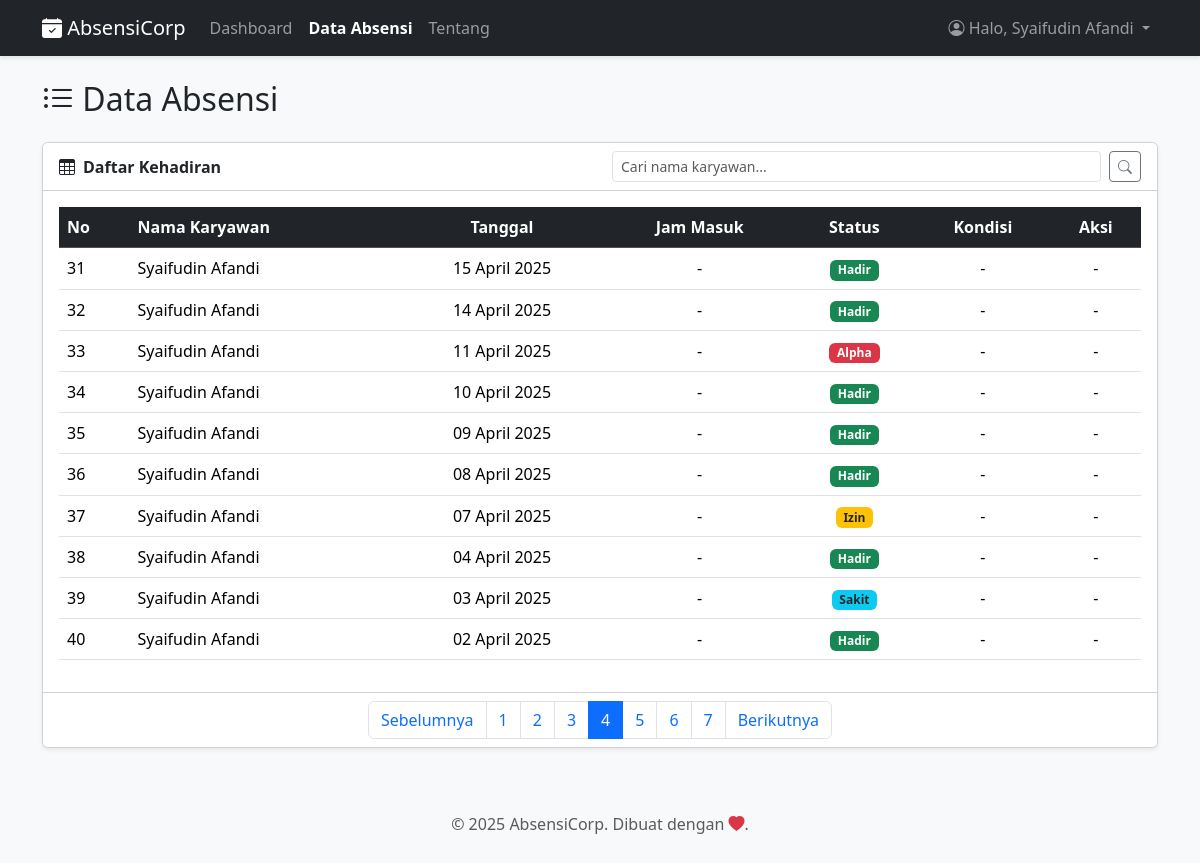
Page /halaman/absensi.php?&halaman=4 (signed in) on the earlier database version.
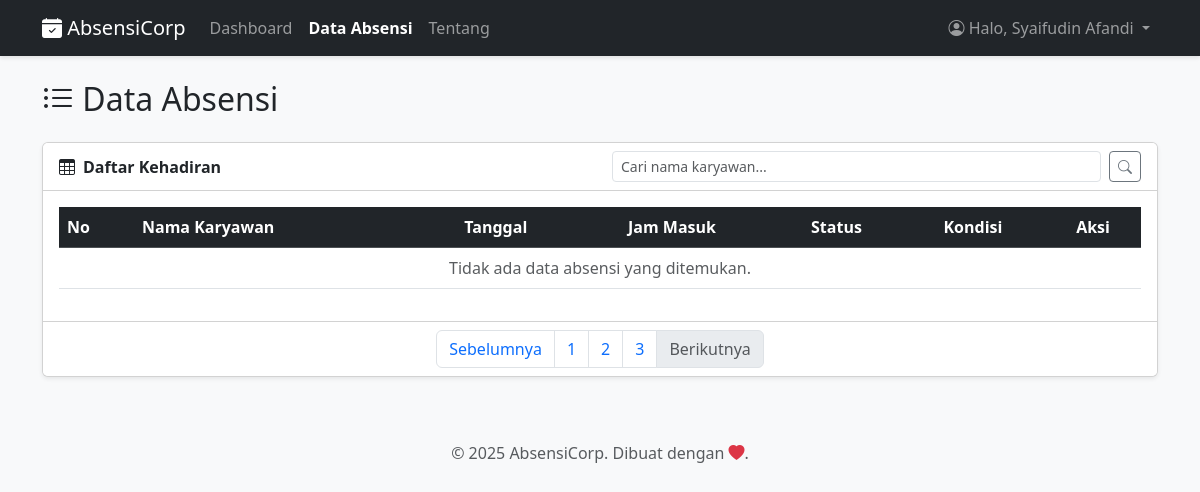
Same page on the later database version.
### tables this page shows
CREATE TABLE `absensi` (
  `id` int(11) NOT NULL,
  `user_id` int(11) NOT NULL,
  `nama` varchar(100) NOT NULL,
  `tanggal` date NOT NULL,
  `jam_masuk` time DEFAULT NULL,
  `status` enum('Hadir','Izin','Sakit','Alpha') NOT NULL,
  `kondisi_masuk` enum('Tepat Waktu','Terlambat') DEFAULT NULL,
  `bukti_file` varchar(255) DEFAULT NULL
);

CREATE TABLE `users` (
  `id` int(11) NOT NULL,
  `username` varchar(50) NOT NULL,
  `password` varchar(255) NOT NULL,
  `role` varchar(255) NOT NULL DEFAULT 'karyawan'
);

### fungsi/proses_absensi.php (called while the page is built, shortened)
<?php
require_once '../config/config.php';
$page_title = "Data Absensi";
$batas = 10;
$halaman = isset($_GET['halaman']) && is_numeric($_GET['halaman']) ? (int)$_GET['halaman'] : 1;
$mulai = ($halaman > 0) ? (($halaman - 1) * $batas) : 0;
$where_parts = [];
$params = [];
$types = '';
if ($_SESSION['role'] == 'karyawan') {
    $where_parts[] = "absensi.user_id = ?";
    $params[] = $_SESSION['user_id'];
    $types .= 'i';
}
$where_clause = '';
if (!empty($where_parts)) {
    $where_clause = ' WHERE ' . implode(' AND ', $where_parts);
}
$sql_data = "SELECT absensi.id, absensi.user_id, absensi.nama, absensi.tanggal, absensi.jam_masuk, absensi.status, absensi.kondisi_masuk, users.username
             FROM absensi
             LEFT JOIN users ON absensi.user_id = users.id"
            . $where_clause . " ORDER BY absensi.tanggal DESC, absensi.id DESC LIMIT ?, ?";
$params_for_data_query = $params;
$params_for_data_query[] = $mulai;
$params_for_data_query[] = $batas;
$types_for_data_query = $types . 'ii';
$stmt = $conn->prepare($sql_data);
if ($stmt) {
    if (!empty($types_for_data_query)) {
        $bind_args = array_merge([$types_for_data_query], $params_for_data_query);
        $refs = [];
        foreach ($bind_args as $key => $value) {
            $refs[$key] = &$bind_args[$key];
        }
        call_user_func_array([$stmt, 'bind_param'], $refs);
    }
    $stmt->execute();
    $result = $stmt->get_result();
} else {
    error_log("Gagal mempersiapkan statement utama: " . $conn->error);
    $result = new stdClass();
    $result->num_rows = 0;
}
$sql_hitung = "SELECT COUNT(absensi.id) AS total FROM absensi LEFT JOIN users ON absensi.user_id = users.id" . $where_clause;
$stmt_hitung = $conn->prepare($sql_hitung);
if ($stmt_hitung) {
    if(!empty($types)) {
        $stmt_hitung->bind_param($types, ...$params);
    }
    $stmt_hitung->execute();
    $total_result = $stmt_hitung->get_result()->fetch_assoc();
    $total = $total_result['total'] ?? 0;
    $jumlahHalaman = ceil($total / $batas);
} else {
    error_log("Gagal mempersiapkan statement hitung: " . $conn->error);
}
?>

### halaman/absensi.php (the view, shortened to what the changed rows need)
<?php
require_once '../fungsi/proses_absensi.php';
include '../includes/header.php';
?>
<div class="d-flex justify-content-between align-items-center mb-4">
    <h2 class="m-0"><i class="bi bi-list-ul"></i> <?php echo htmlspecialchars($page_title); ?></h2>
</div>
<div class="card shadow-sm">
    <div class="card-body">
        <div class="table-responsive">
            <table class="table table-hover align-middle">
                <thead class="table-dark">
                    <tr>
                        <th>No</th>
                        <th>Nama Karyawan</th>
                        <th class="text-center">Tanggal</th>
                        <th class="text-center">Jam Masuk</th>
                        <th class="text-center">Status</th>
                        <th class="text-center">Kondisi</th>
                        <th class="text-center">Aksi</th>
                    </tr>
                </thead>
                <tbody>
                    <?php
                    $no = $mulai + 1;
                    if ($result->num_rows > 0) {
                        while ($row = $result->fetch_assoc()) {
                            $status_color = 'secondary';
                            if ($row['status'] == 'Hadir') $status_color = 'success';
                            else if ($row['status'] == 'Izin') $status_color = 'warning text-dark';
                            else if ($row['status'] == 'Sakit') $status_color = 'info text-dark';
                            else if ($row['status'] == 'Alpha') $status_color = 'danger';
                            $kondisi_badge = '-';
                            echo "<tr>
                                <td>{$no}</td>
                                <td>" . htmlspecialchars($row['username'] ?? $row['nama']) . "</td>
                                <td class='text-center'>" . date('d F Y', strtotime($row['tanggal'])) . "</td>
                                <td class='text-center'>" . ($row['jam_masuk'] ? date('H:i', strtotime($row['jam_masuk'])) : '-') . "</td>
                                <td class='text-center'><span class='badge bg-{$status_color}'>" . htmlspecialchars($row['status']) . "</span></td>
                                <td class='text-center'>{$kondisi_badge}</td>
                                <td class='text-center'>";
                                if ($_SESSION['role'] == 'admin') {
                                    echo "<a href='edit_absensi.php?id={$row['id']}' class='btn btn-warning btn-sm me-1' title='Edit'><i class='bi bi-pencil-square'></i></a>
                                          <button type='button' class='btn btn-danger btn-sm delete-btn' title='Hapus' data-bs-toggle='modal' data-bs-target='#deleteModal' data-id='{$row['id']}' data-nama='" . htmlspecialchars($row['username'] ?? $row['nama']) . "'>
                                              <i class='bi bi-trash-fill'></i>
                                          </button>";
                                } else { echo "-"; }
                                echo "</td>
                            </tr>";
                            $no++;
                        }
                    } else { echo "<tr><td colspan='7' class='text-center text-muted'>Tidak ada data absensi yang ditemukan.</td></tr>"; }
                    ?>
                </tbody>
            </table>
        </div>
    </div>
    <div class="card-footer bg-white">
        <?php
        if ($jumlahHalaman > 1) {
            $parameter_lainnya = [];
            $parameter_query = http_build_query($parameter_lainnya);
            $url_awal = 'absensi.php?' . $parameter_query . '&halaman=';
            echo '<nav aria-label="Navigasi Halaman"><ul class="pagination justify-content-center m-0">';
            $disabled_sebelumnya = ($halaman <= 1) ? "disabled" : "";
            $halaman_sebelumnya = $halaman - 1;
            echo "<li class='page-item {$disabled_sebelumnya}'><a class='page-link' href='{$url_awal}{$halaman_sebelumnya}'>Sebelumnya</a></li>";
            $jarak = 2;
            $mulai_loop = max(1, $halaman - $jarak);
            $selesai_loop = min($jumlahHalaman, $halaman + $jarak);
            if ($mulai_loop > 1) {
                echo "<li class='page-item'><a class='page-link' href='{$url_awal}1'>1</a></li>";
            }
            for ($i = $mulai_loop; $i <= $selesai_loop; $i++) {
                $active_class = ($i == $halaman) ? "active" : "";
                echo "<li class='page-item {$active_class}'><a class='page-link' href='{$url_awal}{$i}'>{$i}</a></li>";
            }
            if ($selesai_loop < $jumlahHalaman) {
                echo "<li class='page-item'><a class='page-link' href='{$url_awal}{$jumlahHalaman}'>{$jumlahHalaman}</a></li>";
            }
            $disabled_berikutnya = ($halaman >= $jumlahHalaman) ? "disabled" : "";
            $halaman_berikutnya = $halaman + 1;
            echo "<li class='page-item {$disabled_berikutnya}'><a class='page-link' href='{$url_awal}{$halaman_berikutnya}'>Berikutnya</a></li>";
            echo '</ul></nav>';
        }
        ?>
    </div>
</div>
<?php
include '../includes/footer.php';
?>

Differences in the rows shown:
removed absensi: user.username "Syaifudin Afandi", tanggal "15 April 2025", status "Hadir", kondisi_badge "-"
removed absensi: user.username "Syaifudin Afandi", tanggal "14 April 2025", status "Hadir", kondisi_badge "-"
removed absensi: user.username "Syaifudin Afandi", tanggal "11 April 2025", status "Alpha", kondisi_badge "-"
removed absensi: user.username "Syaifudin Afandi", tanggal "10 April 2025", status "Hadir", kondisi_badge "-"
removed absensi: user.username "Syaifudin Afandi", tanggal "09 April 2025", status "Hadir", kondisi_badge "-"
removed absensi: user.username "Syaifudin Afandi", tanggal "08 April 2025", status "Hadir", kondisi_badge "-"
removed absensi: user.username "Syaifudin Afandi", tanggal "07 April 2025", status "Izin", kondisi_badge "-"
removed absensi: user.username "Syaifudin Afandi", tanggal "04 April 2025", status "Hadir", kondisi_badge "-"
removed absensi: user.username "Syaifudin Afandi", tanggal "03 April 2025", status "Sakit", kondisi_badge "-"
removed absensi: user.username "Syaifudin Afandi", tanggal "02 April 2025", status "Hadir", kondisi_badge "-"
Other differences:
$jumlahHalaman: "7" → (not shown)
text now shown: "Tidak ada data absensi yang ditemukan."
list line gone: "4"
list line gone: "5"
list line gone: "6"
